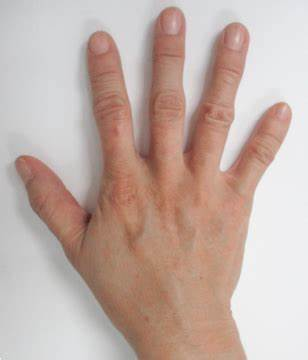
#> input picture Vision/mm.jpg, 308 x 360 px
$ python Clasificador_Simple.py
#> lines starting #> are read from the running program, lines starting #| are printed output that depends on the picture; after the words box and inside, x2 and y2 are one past the last pixel; in counts of white or black regions, pixels touching at a corner belong together
# -*- coding: utf-8 -*-
"""
Created on Mon Mar 21 16:18:45 2022

@author: Gustavo
"""
import cv2


im=cv2.imread('mm.jpg',cv2.IMREAD_COLOR)
#> im is the input picture: shape (360, 308, 3); mean B, G, R 166.2, 174.4, 195
r,g,b=cv2.split(im)
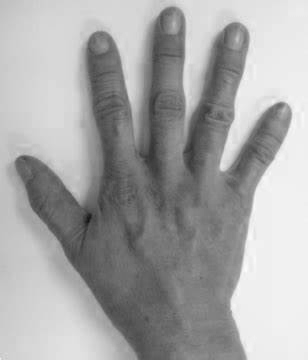
#> r: shape (360, 308); min 18, max 253, mean 166.2
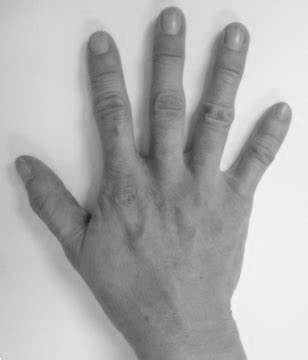
#> g: shape (360, 308); min 27, max 253, mean 174.4
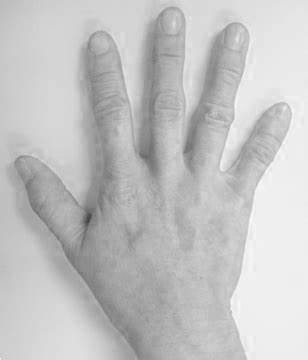
#> b: shape (360, 308); min 64, max 252, mean 195
di=im.shape
#> di = (360, 308, 3)

for x in range(di[0]):
    for y in range(di[1]):
        if 146>=r[x,y]<=225 or 97>=g[x,y]<=198 or 86>=b[x,y]<=189  :
            r[x,y]=236
            g[x,y]=236
            b[x,y]=236
        else:
             r[x,y]=1
             g[x,y]=1
             b[x,y]=1
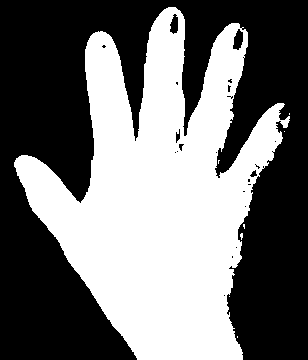
#> b: shape (360, 308); values 1 (black) and 236 (white), 44.9% white; 8 white regions (7 under 20 px), largest, box (x1, y1, x2, y2) and area: (14, 7, 290, 360) 49699


im2=cv2.merge([r,g,b])
cv2.imshow("Manos",im)
cv2.waitKey(0)
cv2.destroyAllWindows()

cv2.imshow("Manos b/c",im2)
cv2.waitKey(0)
cv2.destroyAllWindows()
